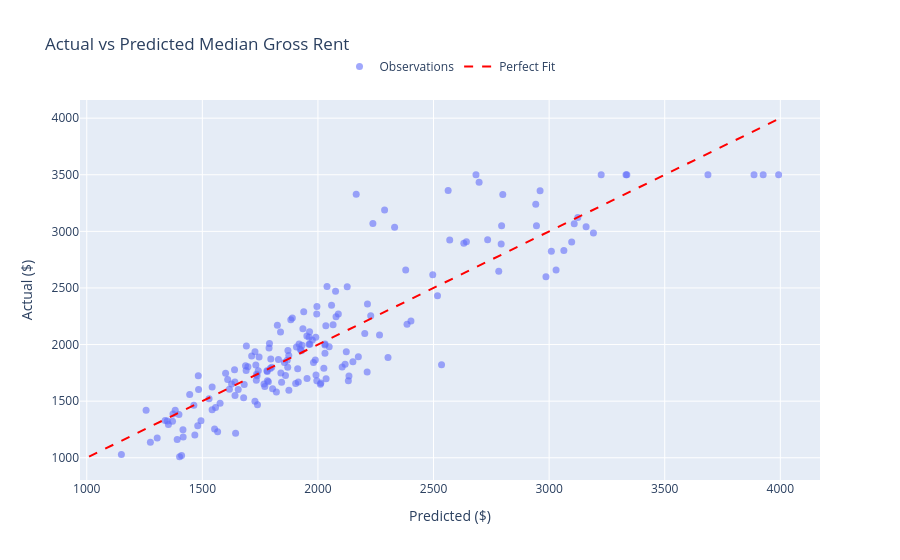

Notebook source saved alongside this figure:
### Markdown cell above
## Graph

### Code cell
# Actual vs. Predicted Plot

Y = np.atleast_1d(Y).flatten()       # flatten FIRST
n = len(Y)
X = np.column_stack((np.ones(n), Xk))
Y_pred = X @ betahat                  # now both are guaranteed 1D
residuals = Y - Y_pred

fig = go.Figure()

# Scatter: actual vs predicted
fig.add_trace(go.Scatter(
    x=Y_pred,
    y=Y,
    mode="markers",
    marker=dict(size=7, opacity=0.6),
    name="Observations"
))

# Perfect prediction line (45-degree)
min_val = min(Y_pred.min(), Y.min())
max_val = max(Y_pred.max(), Y.max())
fig.add_trace(go.Scatter(
    x=[min_val, max_val],
    y=[min_val, max_val],
    mode="lines",
    line=dict(color="red", dash="dash"),
    name="Perfect Fit"
))

fig.update_layout(
    title="Actual vs Predicted Median Gross Rent",
    legend=dict(orientation='h', yanchor='bottom', y=1.05, xanchor='center', x=0.5)
)

fig.update_xaxes(title_text="Predicted ($)")
fig.update_yaxes(title_text="Actual ($)")
#fig.write_image("actual_vs_predicted.png")

fig.show()

### Figure 1 — Plotly figure (JSON) as saved in the notebook; plotly's stock layout.template omitted (floating-point values rounded to 4 significant figures; data arrays with more than 128 entries replaced by an {"elided": "..."} marker saying what was removed)
{"data": [{"marker": {"opacity": 0.6, "size": 7}, "mode": "markers", "name": "Observations", "type": "scatter", "x": {"elided": "175 float values"}, "y": {"elided": "175 float values"}}, {"line": {"color": "red", "dash": "dash"}, "mode": "lines", "name": "Perfect Fit", "type": "scatter", "x": [1010, 3993.0], "y": [1010, 3993.0]}], "layout": {"legend": {"orientation": "h", "x": 0.5, "xanchor": "center", "y": 1.05, "yanchor": "bottom"}, "title": {"text": "Actual vs Predicted Median Gross Rent"}, "xaxis": {"title": {"text": "Predicted ($)"}}, "yaxis": {"title": {"text": "Actual ($)"}}}}
